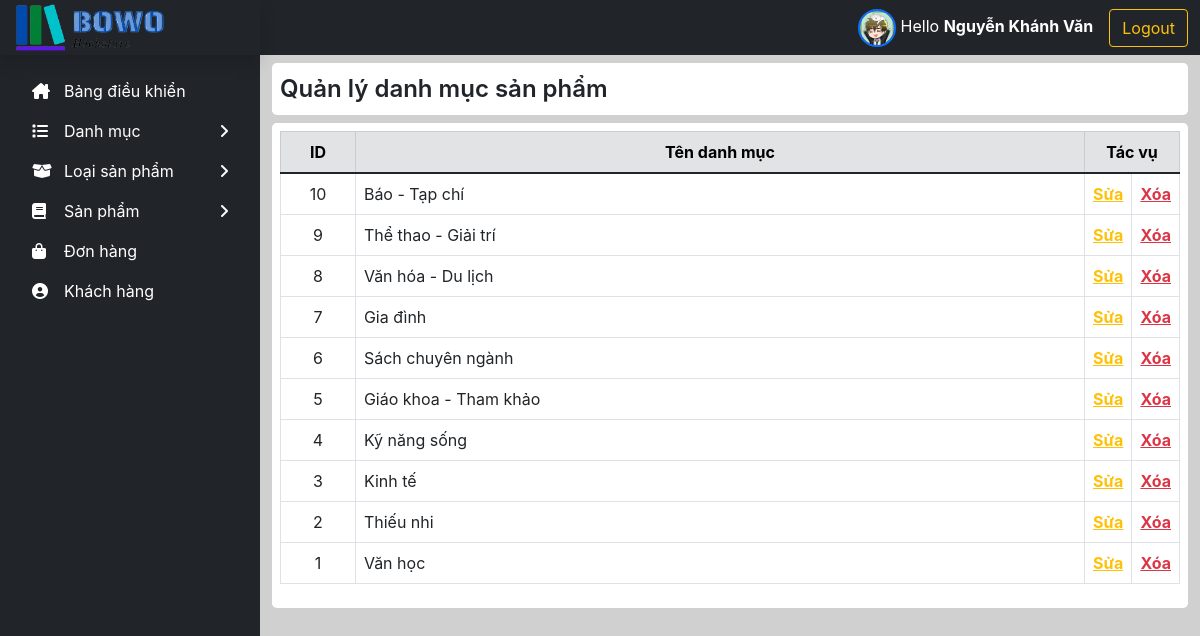
The app's page /admin/index.php?adpage=danhmuc/hienthi (signed in) with its own data.
### tables this page shows
CREATE TABLE `danhmuc` (
  `maDM` int(11) NOT NULL,
  `tenDM` varchar(30) NOT NULL
);

### admin/connect/helpers.php (called while the page is built, shortened)
<?php
function getData($sql)
{
    include('connect.php');
    $data = array();
    if ($query = mysqli_query($dbc, $sql)) {
        while ($row = mysqli_fetch_assoc($query)) {
            array_push($data, $row);
        }
    }
    return $data;
}
?>

### admin/views/danhmuc/hienthi.php (the view)
<div class="main py-2">
    <div class="bg-white p-2 rounded-3 fs-4 fw-600">
        Quản lý danh mục sản phẩm
    </div>
    <div class="bg-white mt-2 p-2 rounded-3">
        <table class="table table-bordered">
            <thead>
                <tr class="table-secondary text-center">
                    <th scope="col" class="col-1">ID</th>
                    <th scope="col">Tên danh mục</th>
                    <th scope="col" colspan="2" class="col-1">Tác vụ</th>
                </tr>
            </thead>
            <tbody>
                <?php
                $query = "SELECT * FROM `danhmuc` ORDER BY `maDM` DESC";
                $result = getData($query);
                foreach ($result as $key => $value){
                ?>
                <tr>
                    <td class="text-center"><?=$value['maDM']?></td>
                    <td><?=$value['tenDM']?></td>
                    <td><a href="index.php?adpage=danhmuc/sua&id=<?=$value['maDM']?>" class="text-warning fw-bold text-decoration-underline">Sửa</a></td>
                    <td><a href="index.php?adpage=danhmuc/xuly&xoa=xoa&id=<?=$value['maDM']?>" class="text-danger fw-bold text-decoration-underline">Xóa</i></a></td>
                </tr>
                <?php } ?>
            </tbody>
        </table>
    </div>
</div>

### admin/index.php (shortened to what this page needs)
<?php
    include './connect/helpers.php';
?>
<!DOCTYPE html>
<html lang="en">
<head>
    <link href="https://cdn.jsdelivr.net/npm/bootstrap@5.1.3/dist/css/bootstrap.min.css" rel="stylesheet">
    <link rel="stylesheet" href="https://cdnjs.cloudflare.com/ajax/libs/font-awesome/6.0.0/css/all.min.css" />
    <link rel="stylesheet" href="//cdnjs.cloudflare.com/ajax/libs/morris.js/0.5.1/morris.css">
    <link href="../css/style-admin.css" rel="stylesheet">
</head>
<body>
    <?php
    include 'layout/menu.php'
    ?>
    <div class="right-content container-fluid">
        <?php
        include 'layout/header.php'
        ?>
        <?php
        if (isset($_GET['adpage'])) {
            $path = "views/" . $_GET['adpage'] . ".php";
        } else {
            $path = "views/dashboard.php";
        }
        include $path;
        ?>
    </div>
</body>
</html>

### admin/layout/menu.php (shortened to what this page needs)
<div class="left-menu bg-dark">
    <div class="bg-dark logo shadow px-3 py-1">
        <img src="../img/logo/logo.png" alt="logo" class="h-100">
    </div>
    <ul class="nav nav-pills flex-column m-3">
        <li class="nav-item">
            <a href="?adpage=dashboard" class="nav-link text-white">
                <i class="fa-solid fa-house-chimney me-3"></i><span>Bảng điều khiển</span>
            </a>
        </li>
        <li class="nav-item">
            <a class="nav-link text-white collapsed" data-bs-toggle="collapse" href="#danhmuc" aria-expanded="false" aria-controls="danhmuc">
                <i class="fa-solid fa-list me-3"></i><span>Danh mục</span>
                <span class="fa-solid fa-angle-right expand-icon"></span>
            </a>
        </li>
        <li class="nav-item">
            <a class="nav-link text-white collapsed" data-bs-toggle="collapse" href="#loai" aria-expanded="false" aria-controls="loai">
            <i class="fa-solid fa-box-open me-3"></i><span>Loại sản phẩm</span>
                <span class="fa-solid fa-angle-right expand-icon"></span>
            </a>
        </li>
        <li class="nav-item">
            <a class="nav-link text-white collapsed" data-bs-toggle="collapse" href="#sanpham" aria-expanded="false" aria-controls="sanpham">
                <i class="fa-solid fa-book me-3"></i><span>Sản phẩm</span>
                <span class="fa-solid fa-angle-right expand-icon"></span>
            </a>
        </li>
        <li class="nav-item">
            <a href="?adpage=donhang/hienthi" class="nav-link text-white">
                <i class="fa-solid fa-bag-shopping me-3"></i><span>Đơn hàng</span>
            </a>
        </li>
        <li class="nav-item">
            <a href="?adpage=khachhang" class="nav-link text-white">
                <i class="fa-solid fa-circle-user me-3"></i><span>Khách hàng</span>
            </a>
        </li>
    </ul>
</div>

### admin/layout/header.php
<div class="header row  bg-dark text-white">
    <div class="d-flex align-items-center justify-content-end">
        <div class="me-3 text-white">
            <img src="<?php echo '../img/avatar/' . $_SESSION['avatar'] . ''; ?>"
            alt="avatar " height="38px " class="border border-2 border-primary rounded-circle ">
            <span>
                Hello
                <?php
                echo '<b>' . $_SESSION['adName'] . '</b>';
                ?>
            </span>
        </div>
        <div>
            <a href="?logout=yes" class="btn btn-outline-warning ">Logout</a>
        </div>
    </div>
</div>

### css/style-admin.css (style rules this page uses)
* { margin: 0px; padding: 0px; font-family: -apple-system, BlinkMacSystemFont, 'Segoe UI', Roboto, Oxygen, Ubuntu, Cantarell, 'Open Sans', 'Helvetica Neue', sans-serif; box-sizing: border-box; }
:root { --height-header: 55px; --width-menu: 260px }
li { list-style: none; }
a { text-decoration: none; color: unset; }
.fw-600 { font-weight: 600; }
.left-menu { position: fixed; left: 0; bottom: 0; top: 0; width: var(--width-menu); }
.left-menu i { width: 16px; height: 16px; }
.logo, .header { height: var(--height-header); }
.logo * { line-height: var(--height-header); }
.right-content { width: calc(100% - var(--width-menu)); margin-left: var(--width-menu); background-color: #d0d0d0; min-height: 100vh; }
.expand-icon { vertical-align: middle; right: 2rem; position: absolute; line-height: 24px; display: inline-block; }
th, td { vertical-align: middle; }

### records on screen
danhmuc: maDM "10", tenDM "Báo - Tạp chí"
danhmuc: maDM "9", tenDM "Thể thao - Giải trí"
danhmuc: maDM "8", tenDM "Văn hóa - Du lịch"
danhmuc: maDM "7", tenDM "Gia đình"
danhmuc: maDM "6", tenDM "Sách chuyên ngành"
danhmuc: maDM "5", tenDM "Giáo khoa - Tham khảo"
danhmuc: maDM "4", tenDM "Kỹ năng sống"
danhmuc: maDM "3", tenDM "Kinh tế"
danhmuc: maDM "2", tenDM "Thiếu nhi"
danhmuc: maDM "1", tenDM "Văn học"

### other values on screen
$_SESSION['adName'] "Nguyễn Khánh Văn"
